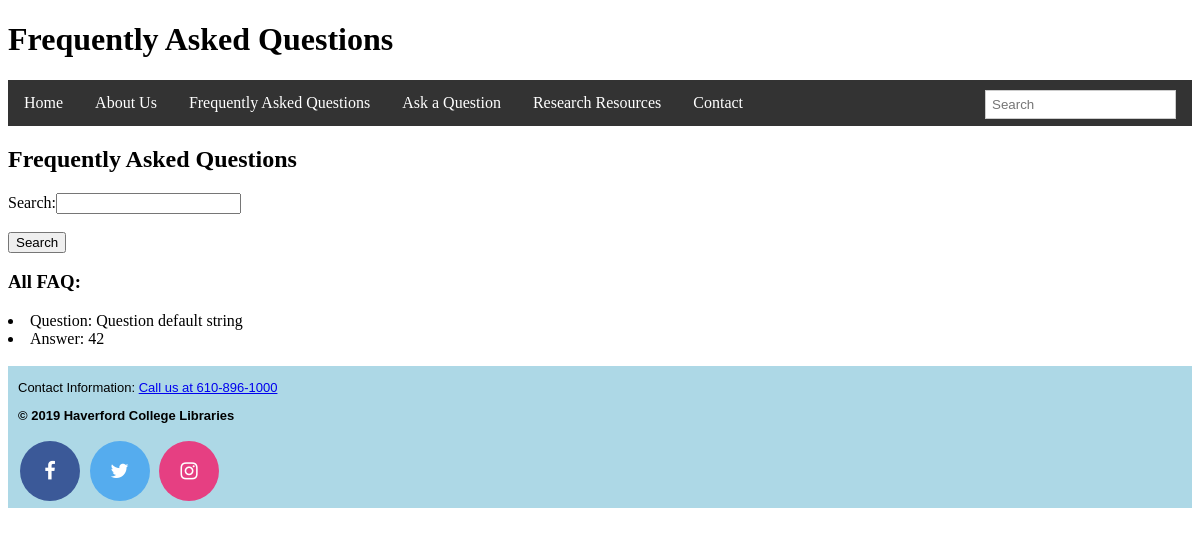
Page /faq/ on the earlier database version.
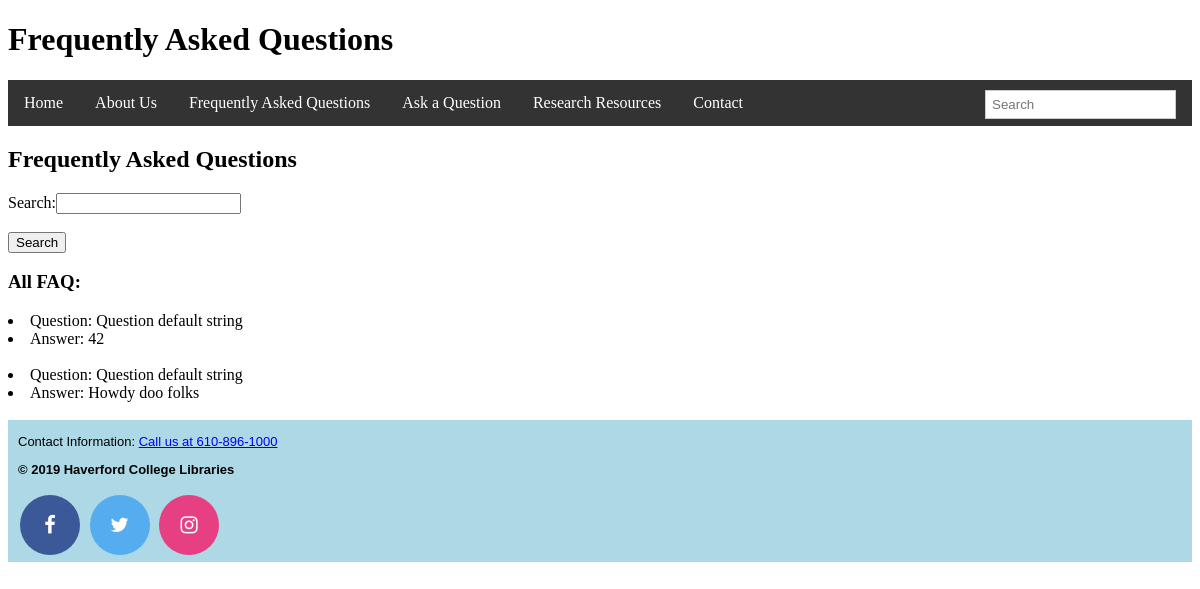
Same page on the later database version.
### newapp/models.py (models this page shows)
class Answer(models.Model):
    question = models.CharField(max_length=140, help_text='Question', default='Question default string')
    answer_text = models.CharField(max_length=3000, help_text='Answer Text')
    pub_date = models.DateTimeField('date published')

### newapp/views.py (the view, shortened to what this page needs)
# urls.py: path('faq/', views.faq, name = 'faq'),
def faq(request):
    now = datetime.datetime.now()
    form = SearchForm()
    all_questions = Answer.objects.all()
    search_status = "All FAQ:"
    return render(request, 'faq.html', {'current_date': now, 'all_questions' : all_questions, 'form' : form, 'search_status' : search_status})

### newapp/forms.py
class SearchForm(forms.Form):
	search = forms.CharField(label='Search', max_length=100)

### newapp/templates/faq.html (shortened to what this page needs)
{% extends "base.html" %}
{% block header %}
<h1> Frequently Asked Questions </h1>
{% endblock %}
{% block content %}
<body>
<div>
  <h2>Frequently Asked Questions</h2>
  <form action="" method="post"  placeholder="Search Q/As">
      {{ form }}
      <br>
      <br>
      <input type="submit" value="Search">
  </form>
<h3>{{ search_status }}</h3>
    {% for item in all_questions %}
      <li>Question: {{ item.question }}</li>
      <li>Answer: {{ item.answer_text }}
      <br></br>
    {% endfor %}
</div>
</body>
{% endblock %}

Differences in the rows shown:
added Answer: question "Question default string", answer_text "Howdy doo folks"
